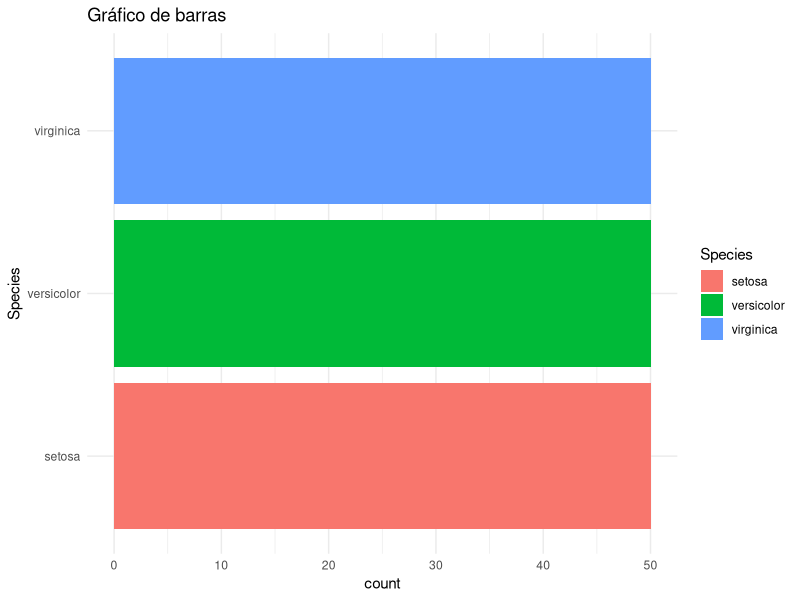
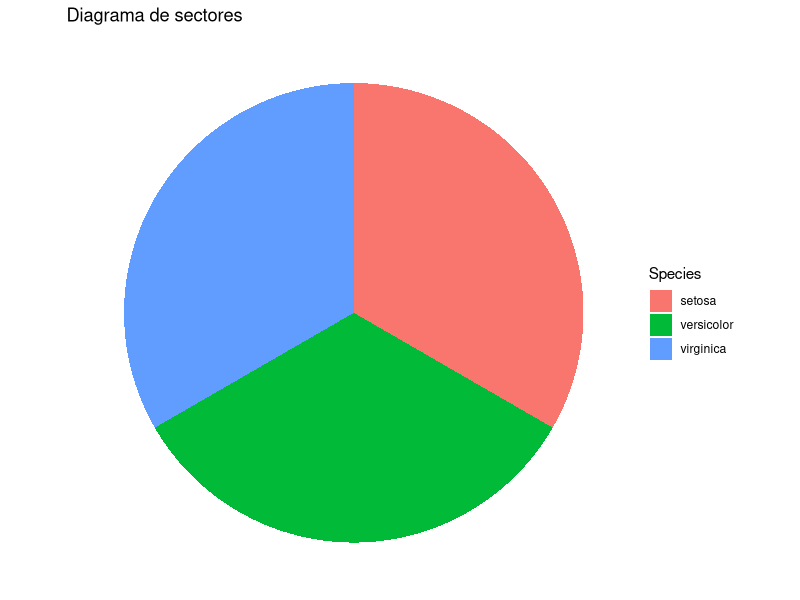
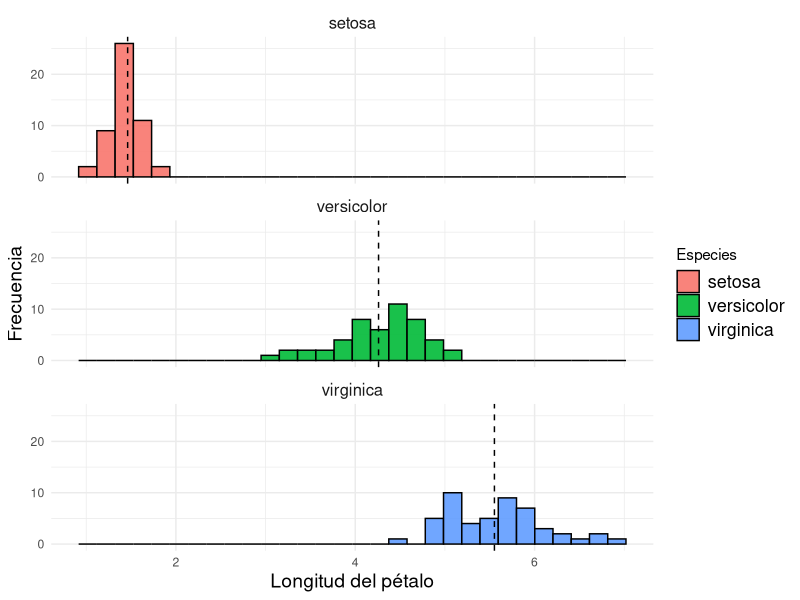
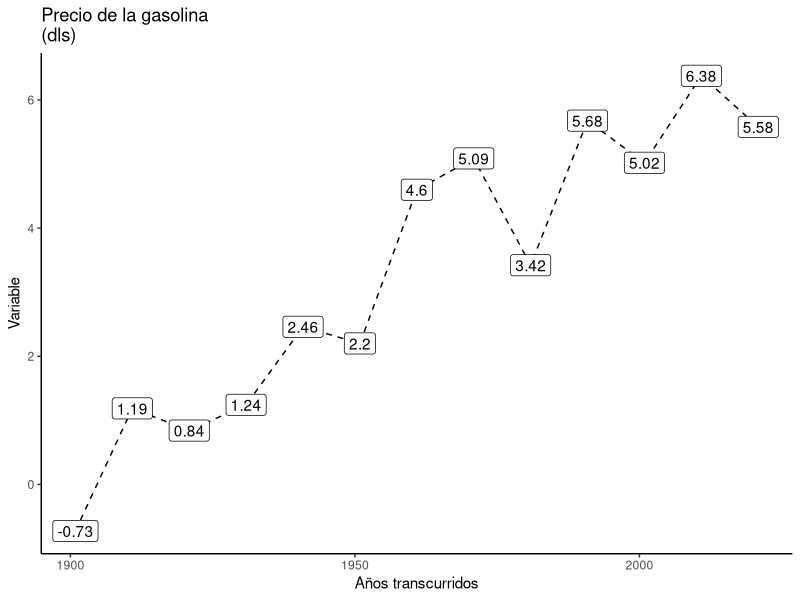
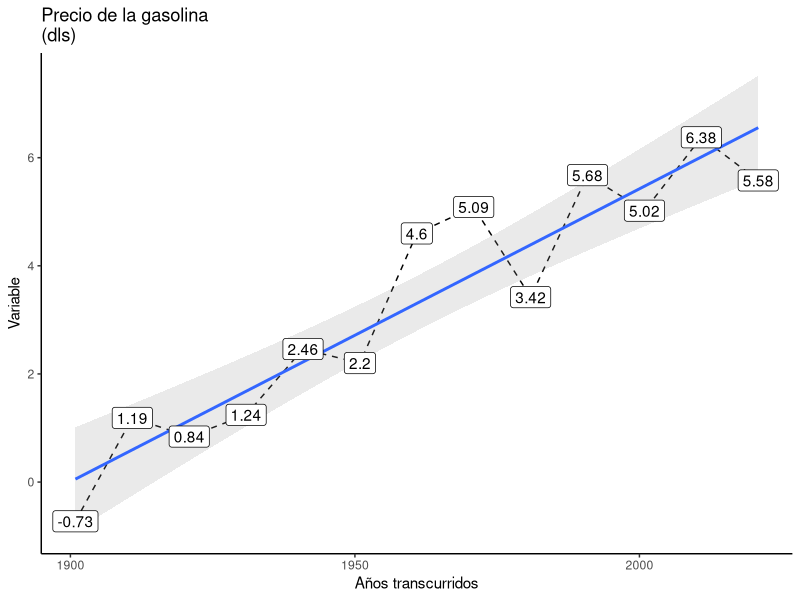

R code for these plots, in order:
#!//usr/local/bin/Rscript 
#31 de mayo, 2021
#Introducción a la estadística
#Marco G

#Cargamos las librerías necesarias
library(ggplot2)
library(tidyverse)
#Variables y observaciones
#La estadística es la ciencia de los datos. Cualquier conjunto de datos
#que contenga información sobre un grupo de individuos, puede ser organizada
#en variables

#     * Los individuos / Las Observaciones son los objetos descritos por el
#       conjunto de datos.
#     * Las variables son las características de los individos / las obs.
#       y puede tomar distintos valores para distintos individuos / obs.

#Observemos un set de datos pregrabado en R
data(iris)
flores <- iris
View(iris)
rm(iris)
#Para obtener los datos de este set podemos utilizar la función str()
#La cual nos da un breve resumen de nuestro set de datos
str(flores)

#Nuestra tabla está acomodado en un formato llamado 'long format'
#Este formato es escencial para en análisis de datos en R. 
#Las variables son las COLUMNAS, y cada fila las OBSERVACINES.
#Observamos que contiene 5 variables diferentes
#Y 150 observaciones / individuos medidos

#Tipos de variables
#A grandes rasgos existen dos tipos de variables diferentes
#Las variables numéricas y las categóricas o factores
#Las variables CATEGÓRICAS indican a qué categoría pertenecen los ind.
#las viarables numéricas o CUANTITATIVAS  toman valores numéricos 
#con los que se pueden hacer distintas operaciones matemáticas

#Análisis exploratorios de datos
#Las herramientas y las ideas estadísticas nos ayudan a examinar datos para 
#describir sus características principales. Este examen se llama análisis 
#exploratorio de datos
#Existen dos estrategias básicas que nos ayudan a organizar nuestra 
#exploración de un conjunto de datos
#        * Empieza examinando cada variable de forma separada. Luego, 
#          pasa al estudio de las relaciones entre variables
#        * Empieza con los gráficos. Luego, añade resúmenes numéricos 
#          de aspectos concretos de los datos.


#Variables categóricas
#diagrama de barras y diagrama de sectores
#Los valores de una variable categórica son etiquetas asignadas a las 
#categorías de un mismo conjunto. La distribución de una variable 
#categórica lista las categorías y da el recuento o el porcentaje de 
#individuos de cada categoría
summary(flores)

#Gráfico de barras
#El diagrama de barras de la figura 1.1(a) compara de forma rápida la 
#frecuencia de las distintas categorías para la variable Species
ggplot(data = flores,mapping = aes(x = Species))+
  geom_bar(mapping = aes(fill=Species),stat = "count")+
  coord_flip()+
  theme_minimal()+
  labs(title = "Gráfico de barras")

#Diagrama de sectores
#El diagrama de sectores nos ayuda a visualizar la importancia relativa de 
#cada categoría respecto al total
ggplot(data = flores,mapping = aes(x = Species,fill=Species))+
  geom_bar(stat = "count",width=1)+
  coord_polar()+
  theme_void()+
  labs(title = "Diagrama de sectores")

#Histogramas
#Cuando las variables cuantitativas toman muchos valores, 
#el gráfico de la distribución es más claro si se agrupan los valores 
#próximos.
#El gráfico más común para describir la distribución de una variable 
#cuantitativa es un histograma
#Las barras de un histograma deben cubrir todo el recorrido de una variab

flores2 <- flores%>%  
  group_by(Species) %>%
  summarise(Mean.pl = mean(Petal.Length))

ggplot(data = flores,mapping = aes(x = Petal.Length,
                                   fill=Species))+
  geom_histogram(color="black",alpha = 0.9)+
  facet_wrap(~Species,ncol = 1)+
  theme_minimal()+
  geom_vline(data = flores2, 
               aes(xintercept=Mean.pl), lty = 2)+
  ylab(label = "Frecuencia")+
  xlab(label = "Longitud del pétalo")+
  labs(fill="Especies")+
  theme(strip.text = element_text(size=12),
        axis.title = element_text(size = 14),
        legend.text = element_text(size=13))
  
#Dibujar un gráfico estadístico no es un fin en sí mismo. 
#Su objetivo es ayudarnos a comprender los datos. Después de hacer un 
#gráfico, pregunta siempre: “¿qué veo?”. 

#Cuando describas una distribución, concéntrate en sus características 
#principales. Fíjate en los picos mayores; no te preocupes por las pequeñas 
#subidas y bajadas de las barras del histograma. Busca las observaciones 
#atípicas claras; no busques sólo los valores máximo y mínimo. 
#Identifica simetrías o asimetrías claras


#gráficos de tiempo
#Muchas variables se miden a lo largo del tiempo. Por ejemplo, 
#podríamos medir la altura de un niño en crecimiento o el precio de 
#una acción al final de cada mes. En estos ejemplos, nuestro interés 
#principal son los cambios a lo largo del tiempo. Para mostrarlos 
#dibujaremos un gráfico temporal

#creemos una serie de fechas y una variable
date<-as.Date(x = as.character(seq(from=1900,to=2020,by=10)),format = "%Y")
var<-NULL;for(i in 1:13){var[i]<-rnorm(n = 13,mean = i/2,sd = 1)}
data <- data.frame(var,date)

#graficamos
ggplot(data = data,mapping = aes(x = date,y = var))+
  geom_line(lty=2)+
  geom_label(mapping = aes(label=round(var,digits = 2)))+
  theme_classic()+
  xlab(label = "Años transcurridos")+
  ylab(label = "Variable")+
  labs(title = "Precio de la gasolina\n(dls)")

#Agregando una linea de tendencia
ggplot(data = data,mapping = aes(x = date,y = var))+
  geom_line(lty=2)+
  geom_smooth(method = "lm",se = TRUE,alpha=0.2)+
  geom_label(mapping = aes(label=round(var,digits = 2)))+
  theme_classic()+
  xlab(label = "Años transcurridos")+
  ylab(label = "Variable")+
  labs(title = "Precio de la gasolina\n(dls)")

#Cuando examines un gráfico temporal, fíjate una vez más en su aspecto 
#general y en las desviaciones importantes de dicho aspecto. 
#Un aspecto general que aparece con frecuencia es una tendencia; se 
#trata de una variación, a largo plazo, creciente o decreciente.

